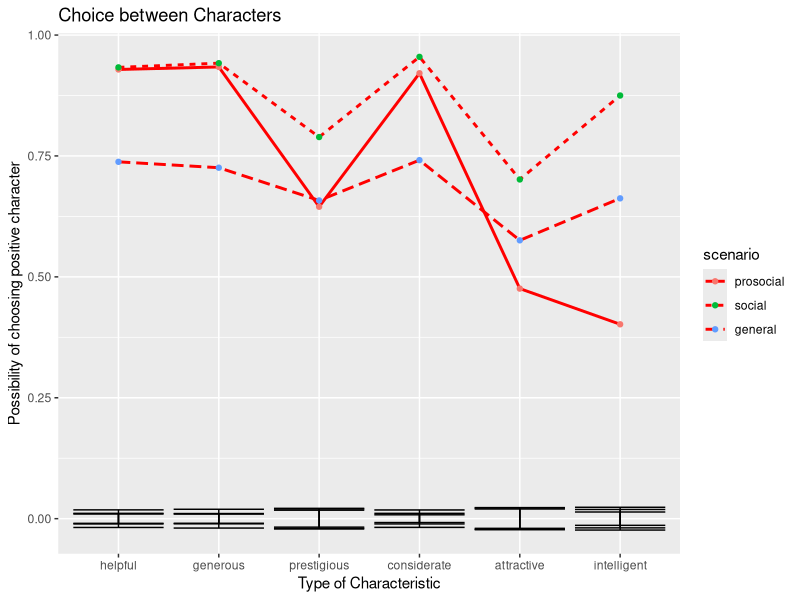
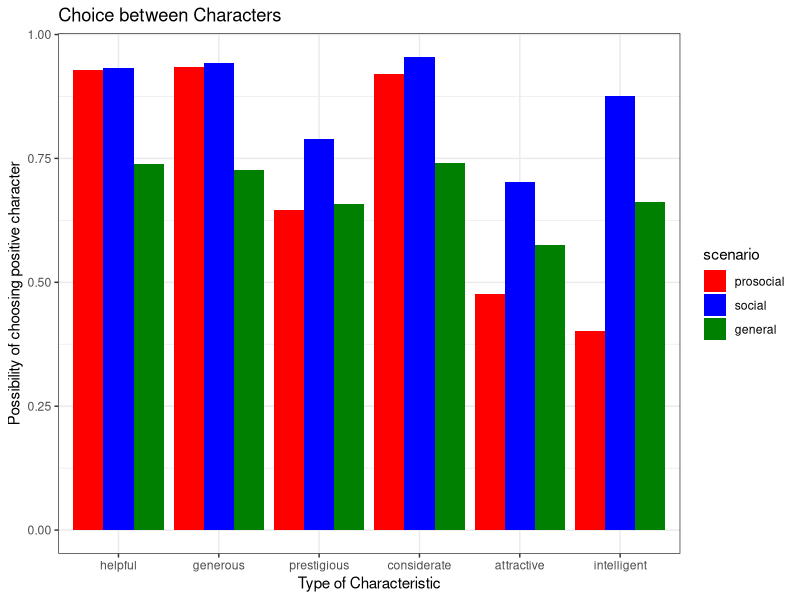
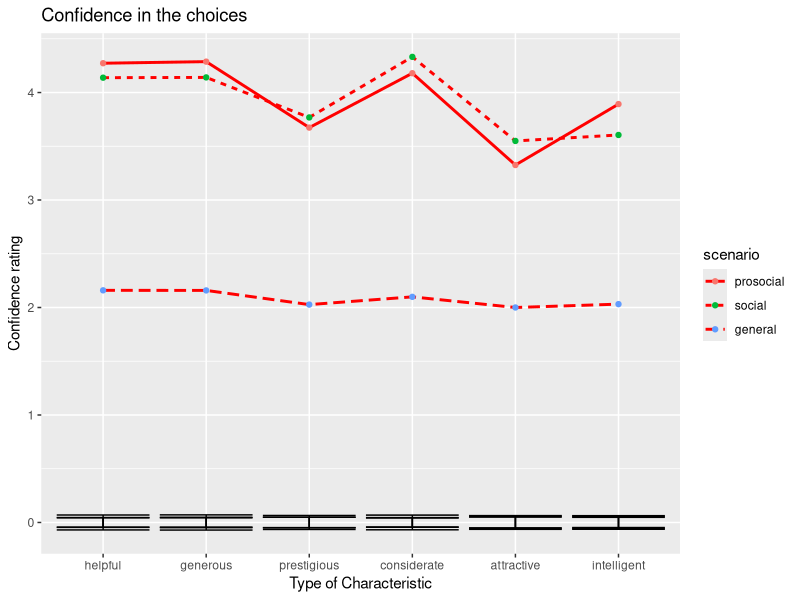
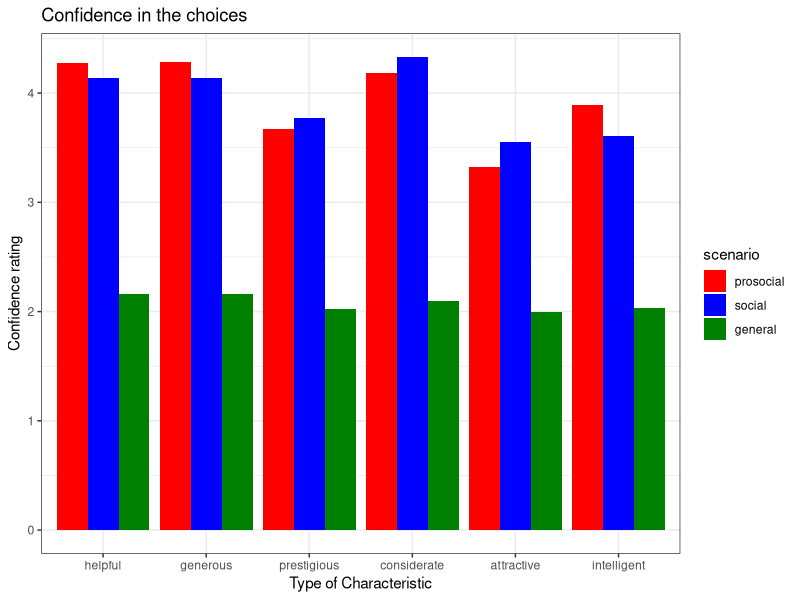

Recreate these plots in R, in order.

### Script Info ###


# Helper_Halo Data Analysis Pipeline
# Author: Xiao Min Chang
# Date: April 13th, 2020


### ================================================== ###


### Load in libraries ###

library(tidyverse)
library(emmeans)



### Read in the dataset and factorize relevant columns ###

hh <- read_csv('Helper_Halo_Adults.csv')
cols <- c('ID', 'Category','Question')
hh[cols] <- lapply(hh[cols],factor)


### Data preparation and Descriptive analysis ###

# Recode Category variable
hh <- hh %>%
  mutate(characteristic=factor(
    case_when(
      Category==1~'helpful',
      Category==2~'generous',
      Category==3~'prestigious',
      Category==4~'considerate',
      Category==5~'attractive',
      Category==6~'intelligent'),
    levels=c('helpful','generous','prestigious','considerate','attractive','intelligent')
  ))

# Recode Question variable
hh <- hh %>%
  mutate(scenario=factor(
    case_when(
      Question==1~'prosocial',
      Question==2~'social',
      Question==3~'general'),
    levels=c('prosocial','social','general')
  ))

# summarise data across conditions
FC.sbj <- hh %>% 
  group_by(ID,characteristic,scenario) %>%
  summarise(FC=mean(FC_Answer))

CR.sbj <- hh %>%
  group_by(ID,characteristic,scenario) %>%
  summarise(CR=mean(CR_Answer)) 
  
res.sbj <- inner_join(FC.sbj,CR.sbj)

res.grp <- res.sbj %>%
  group_by(characteristic,scenario) %>%
  summarise(n=length(FC),
            mFC=mean(FC,na.rm=T), 
            FC.sd=sd(FC,na.rm=T),
            FC.sem=sd(FC,na.rm=T)/sqrt(n),
            mCR=mean(CR,na.rm=T), 
            CR.sd=sd(CR,na.rm=T),
            CR.sem=sd(CR,na.rm=T)/sqrt(n)
            )



### ANOVA and t-tests ###

# Testing the effect on FC
anova_FC <- aov(FC_Answer~Category + Question, data = hh)
summary(anova_FC)

# Post-hoc t-tests for FC
comFC1 <- pairs(emmeans(anova_FC, 'Category'))
comFC2 <- pairs(emmeans(anova_FC, 'Question'))

# Testing the effect on CR
anova_CR <- aov(CR_Answer~Category + Question, data = hh)
summary(anova_CR)

# Post-hoc t-tests for CR
comCR1 <- pairs(emmeans(anova_CR, 'Category'))
comCR2 <- pairs(emmeans(anova_CR, 'Question'))



### Plotting ###

# Plotting FC
plotFC<-res.grp %>% 
  ggplot(aes(x=characteristic,y=mFC,group=scenario))+
  geom_line(colour='red',size=1,aes(linetype=scenario))+
  geom_point(aes(colour=scenario))+
  geom_errorbar(aes(ymin=-FC.sem,ymax=FC.sem))+
  labs(x='Type of Characteristic', y='Possibility of choosing positive character',
       title='Choice between Characters')
ggsave('choice1.pdf',units='in',width=6,height=4)

# Another way to plot FC
plotFC2<-res.grp %>% 
  ggplot(aes(x=characteristic, y=mFC, fill=scenario)) +
  stat_summary(fun.y=mean,geom="bar", position=position_dodge(width=.9)) +
  stat_summary(fun.data=mean_se, geom="errorbar", position=position_dodge(width=.9), width=.3)+
  scale_fill_manual(values=c("#FF0000","#0000FF",'#008000'))+
  theme_bw() +
  labs(x='Type of Characteristic', y='Possibility of choosing positive character',
       title='Choice between Characters')
ggsave('choice2.pdf',units='in',width=6,height=4)


# Plotting CR
plotCR<-res.grp %>% 
  ggplot(aes(x=characteristic,y=mCR,group=scenario))+
  geom_line(colour='red',size=1,aes(linetype=scenario))+
  geom_point(aes(colour=scenario))+
  geom_errorbar(aes(ymin=-CR.sem,ymax=CR.sem))+
  labs(x='Type of Characteristic', y='Confidence rating',
       title='Confidence in the choices')
ggsave('confidence1.pdf',units='in',width=6,height=4)

# Another way to plot CR
plotCR2<-res.grp %>% 
  ggplot(aes(x=characteristic, y=mCR, fill=scenario)) +
  stat_summary(fun.y=mean,geom="bar", position=position_dodge(width=.9)) +
  stat_summary(fun.data=mean_se, geom="errorbar", position=position_dodge(width=.9), width=.3)+
  scale_fill_manual(values=c("#FF0000","#0000FF",'#008000'))+
  theme_bw() +
  labs(x='Type of Characteristic', y='Confidence rating',
       title='Confidence in the choices')
ggsave('confidence2.pdf',units='in',width=6,height=4)
